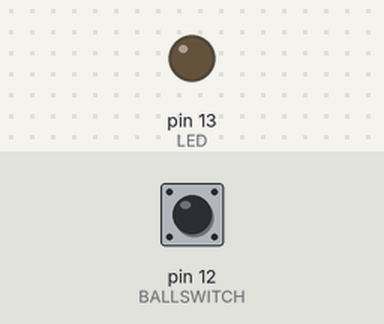
The sketch below on a simulated Arduino Uno, built with avr-gcc and run on an emulated ATmega328P. Parts: output pins drawn as LEDs (lit = HIGH). The test bench sets the inputs (shaded band); at power-on: pin 12 (BALLSWITCH) HIGH.

Above: at 1.2 s.
1.3 s: pin 12 (BALLSWITCH) pulled LOW for 0.15 s
At 1.37 s:
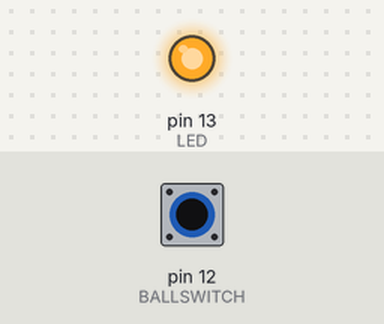
2.9 s: pin 12 (BALLSWITCH) pulled LOW for 3.2 s
At 6.4 s:
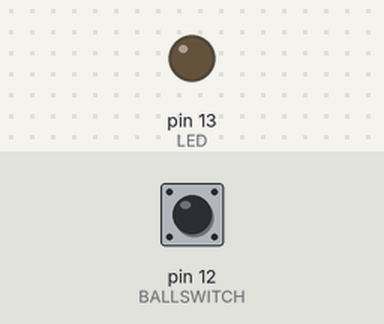
Timing chart, 0 to 7.9 s (numbered marks = the images above; inputs shaded):
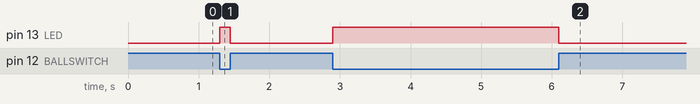

Measured:
- after the input at 1.3 s, pin 13 (LED): LOW → HIGH at once, → LOW 0.15 s later
- after the input at 2.9 s, pin 13 (LED): LOW → HIGH at once, → LOW 3.2 s later

The sketch:

6-ballswitch.ino
```cpp
#define LED 13
#define BALLSWITCH 12

void setup() {
    pinMode(LED, OUTPUT);
    pinMode(BALLSWITCH, INPUT);
    digitalWrite(BALLSWITCH, HIGH);
}

void loop() {
    if (digitalRead(BALLSWITCH) == LOW) {
        digitalWrite(LED, HIGH);
    }

    else {
        digitalWrite(LED, LOW);
    }
}
```
